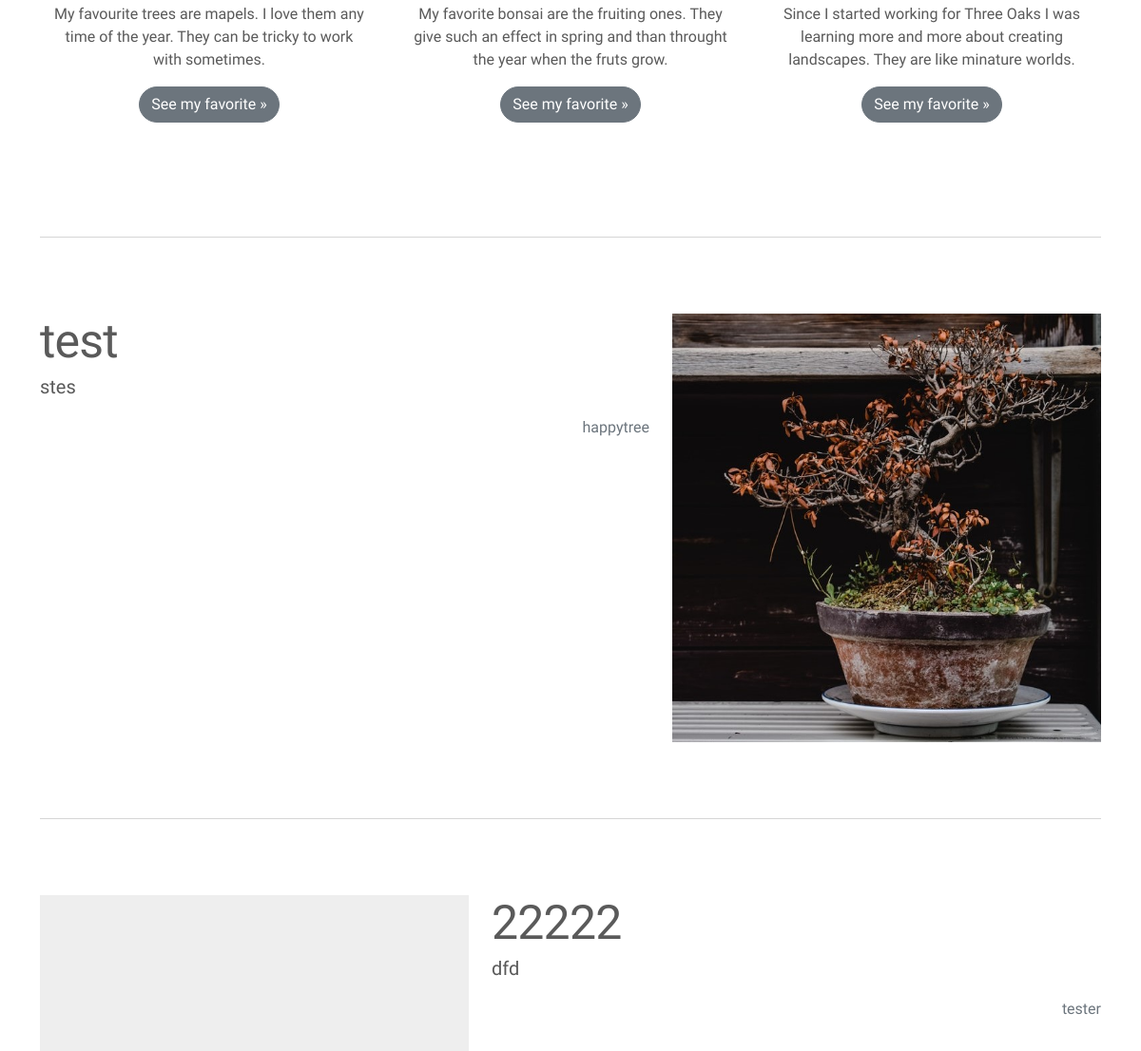
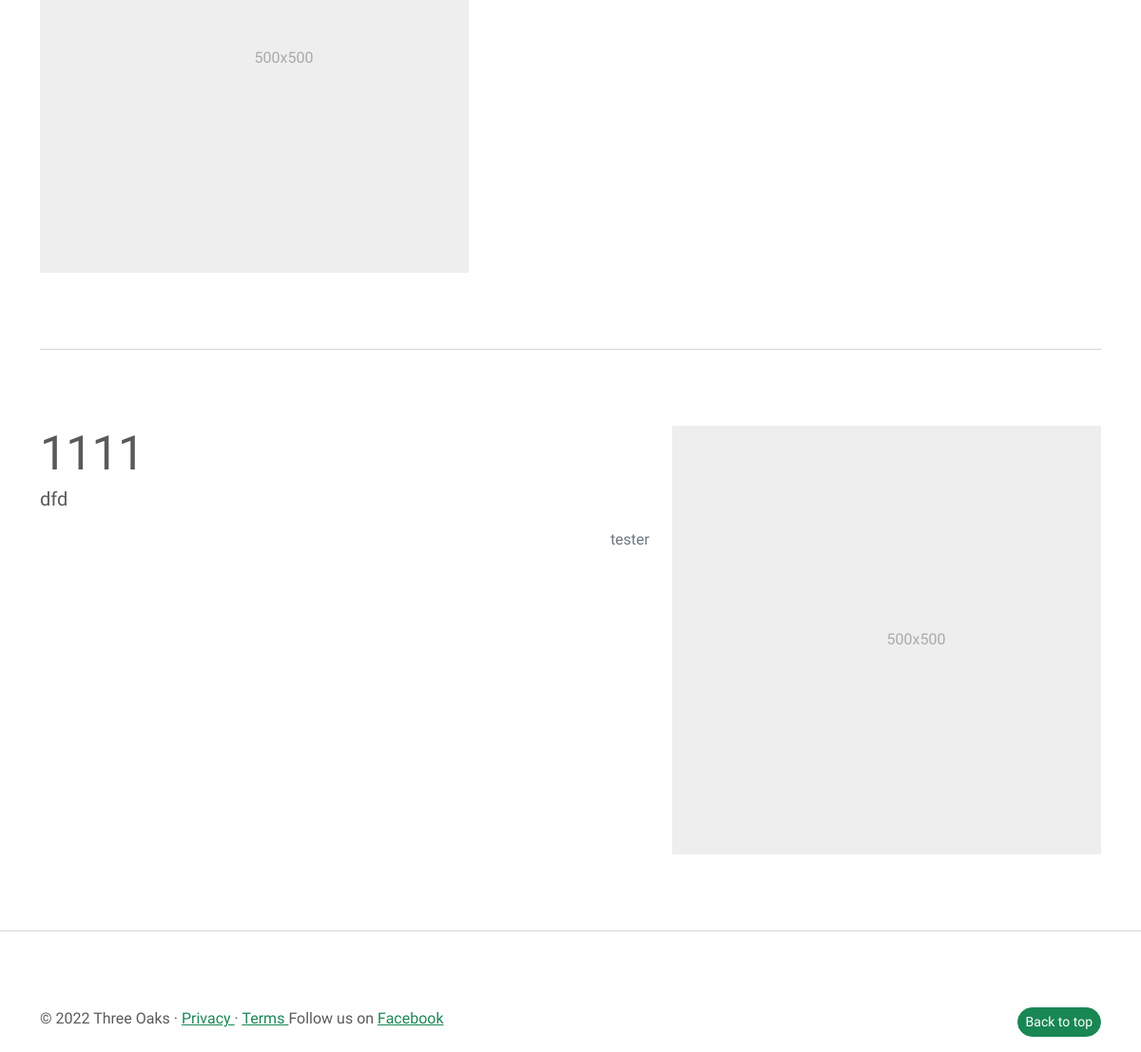
/ (lower part), run on an earlier commit of the app's database (2 pictures, top to bottom).
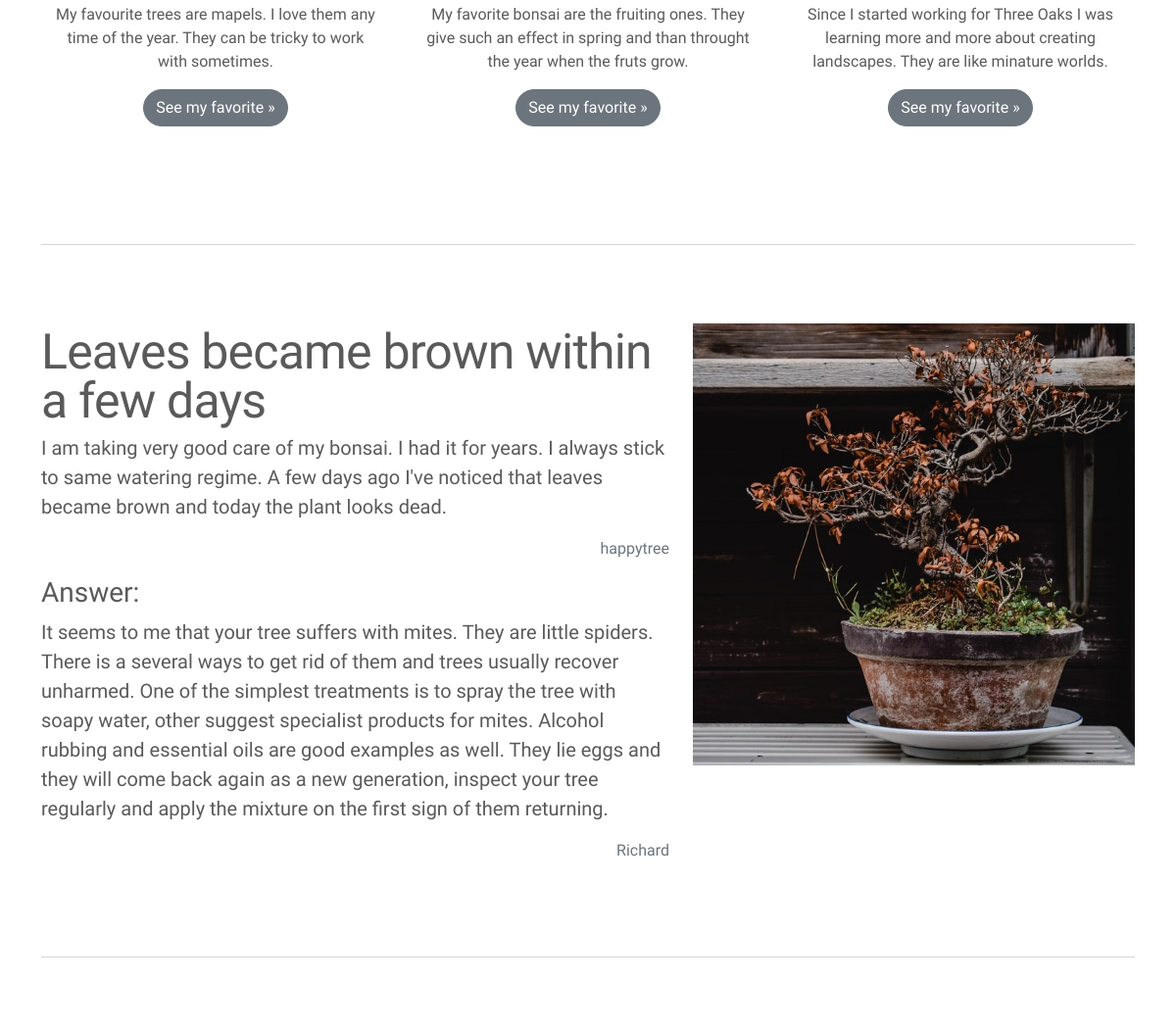
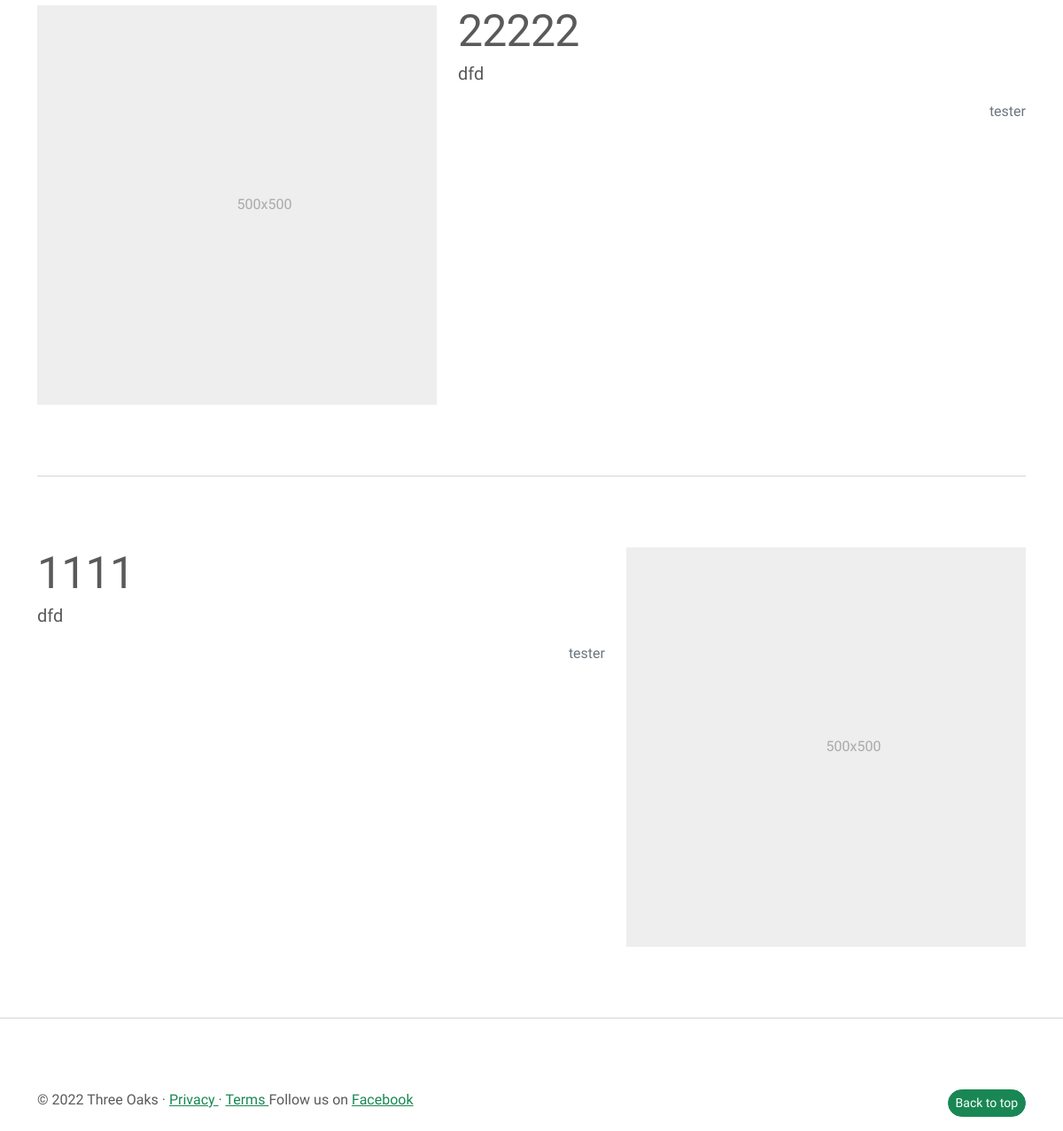
And on a later commit of the database (2 pictures, top to bottom).
### questions/models.py (models this page shows, shortened)
class Question(models.Model):
    header = models.CharField(max_length=254)
    detail = models.TextField()
    answer = models.TextField(blank=True)
    image_url = models.URLField(max_length=1024, null=True, blank=True)
    image = models.ImageField(null=True, blank=True)
    image_alt = models.CharField(max_length=254, null=True, blank=True)
    author = models.ForeignKey(User, on_delete=models.CASCADE,
                               related_name="questions")
    created_on = models.DateTimeField(auto_now=True, editable=False)
    updated_on = models.DateTimeField(auto_now=True, editable=False)
    status = models.IntegerField(choices=STATUS_CHOICES, default=0)
    class Meta:
        ordering = ['-created_on']

### home/views.py (the view)
# urls.py: path('', views.index_view, name='home'),
def index_view(request):
    questions = Question.objects.filter(status=1).order_by('-created_on')
    subscribed = False
    if request.user.is_authenticated:
        user = request.user
        if Subscriber.objects.filter(
                registered_user=user).filter(subscribed=True).exists():
            subscribed = True
    context = {
        'questions': questions,
        'subscribed': subscribed,
    }
    return render(request, 'home/index.html', context)

### trolley/contexts.py (called while the page is built, shortened)
def trolley_contents(request):
    trolley_items = []
    total = 0
    tree_count = 0
    trolley = request.session.get('trolley', {})
    if total < settings.FREE_DELIVERY_THRESHOLD:
        delivery = total * Decimal(settings.STANDARD_DELIVERY_PERCENTAGE / 100)
        free_delivery_delta = settings.FREE_DELIVERY_THRESHOLD - total
    else:
        delivery = 0
        free_delivery_delta = 0
    grand_total = delivery + total
    context = {
        'trolley_items': trolley_items,
        'total': total,
        'tree_count': tree_count,
        'delivery': delivery,
        'free_delivery_delta': free_delivery_delta,
        'free_delivery_threshold': settings.FREE_DELIVERY_THRESHOLD,
        'grand_total': grand_total,
    }
    return context

### home/templates/home/index.html (shortened to what this page needs)
{% extends "base.html" %}
{% load static %}
{% block extra_css %}
<link rel="stylesheet" href="{% static 'home/css/bootstrap-carusel.css' %}">
{% endblock %}
{% block content %}
<main>
  <div class="container marketing">
    <div class="row">
      <div class="col-lg-4">
        <p>My favourite trees are mapels. I love them any time of the year. They can be tricky to work with sometimes.
        </p>
        <p>
          <a class="btn btn-secondary rounded-pill" href="{% url 'all_trees' %}?q=acer">See my favorite &raquo;
          </a>
        </p>
      </div>
      <div class="col-lg-4">
        <p>My favorite bonsai are the fruiting ones. They give such an effect in spring and than throught the year when the fruts grow.
        </p>
        <p>
          <a class="btn btn-secondary rounded-pill" href="{% url 'all_trees' %}?feature=fruiting">See my favorite &raquo;
          </a>
        </p>
      </div>
      <div class="col-lg-4">
        <p>Since I started working for Three Oaks I was learning more and more about creating landscapes. They are like minature worlds.
        </p>
        <p>
          <a class="btn btn-secondary rounded-pill" href="{% url 'all_trees' %}?feature=landscape">See my favorite &raquo;
          </a>
        </p>
      </div>
    </div>
    <hr class="featurette-divider">
    <div class="row featurette">
      <div class="col-md-7">
        <h2 class="featurette-heading my-heading-font mt-1">{{ questions.0.header }}
        </h2>
        <p class="lead">{{ questions.0.detail }}
        </p>
        <div class="text-end">
          <p>
            <span class="text-muted"> {{ questions.0.author }}
            </span>
          </p>
        </div>
        {% if questions.0.answer %}
        <h3 class="my-heading-font">Answer:
        </h3>
        <p class="lead">{{ questions.0.answer }}
        </p>
        <div class="text-end">
          <p>
            <span class="text-muted">Richard
            </span>
          </p>
        </div>
        {% endif %}
      </div>
      <div class="col-md-5">
        {% if questions.0.image %}
        <img src="{{ questions.0.image.url }}" class="img-fluid"
             {% if questions.0.image_alt %}
             alt="{{ questions.0.image_alt }}"
             {% else %}
             alt="{{ questions.0.header }}"
             {% endif %}>
        {% endif %}
      </div>
    </div>
    <hr class="featurette-divider">
    <div class="row featurette">
      <div class="col-md-7 order-md-2">
        <h2 class="featurette-heading my-heading-font mt-1">{{ questions.1.header }}
        </h2>
        <p class="lead">{{ questions.1.detail }}
        </p>
        <div class="text-end">
          <p>
            <span class="text-muted"> {{ questions.1.author }}
            </span>
          </p>
        </div>
      </div>
      <div class="col-md-5 order-md-1">
        {% if questions.1.image %}
        <img src="{{ questions.1.image.url }}" class="img-fluid"
             {% if questions.1.image_alt %}
             alt="{{ questions.1.image_alt }}"
             {% else %}
             alt="{{ questions.1.header }}"
             {% endif %}>
        {% else %}
        <svg class="bd-placeholder-img bd-placeholder-img-lg featurette-image img-fluid mx-auto" width="500" height="500" xmlns="http://www.w3.org/2000/svg" role="img" aria-label="Placeholder: 500x500" preserveAspectRatio="xMidYMid slice" focusable="false">
          <text x="50%" y="50%" fill="#aaa" dy=".3em">500x500
          </text>
        </svg>
        {% endif %}
      </div>
    </div>
    <hr class="featurette-divider">
    <div class="row featurette">
      <div class="col-md-7">
        <h2 class="featurette-heading my-heading-font mt-1">{{ questions.2.header }}
        </h2>
        <p class="lead">{{ questions.2.detail }}
        </p>
        <div class="text-end">
          <p>
            <span class="text-muted"> {{ questions.2.author }}
            </span>
          </p>
        </div>
      </div>
      <div class="col-md-5">
        {% if questions.2.image %}
        <img src="{{ questions.2.image.url }}" class="img-fluid"
             {% if questions.2.image_alt %}
             alt="{{ questions.2.image_alt }}"
             {% else %}
             alt="{{ questions.2.header }}"
             {% endif %}>
        {% else %}
        <svg class="bd-placeholder-img bd-placeholder-img-lg featurette-image img-fluid mx-auto" width="500" height="500" xmlns="http://www.w3.org/2000/svg" role="img" aria-label="Placeholder: 500x500" preserveAspectRatio="xMidYMid slice" focusable="false">
          <text x="50%" y="50%" fill="#aaa" dy=".3em">500x500
          </text>
        </svg>
        {% endif %}
      </div>
    </div>
  </div>
</main>
{% endblock %}

### templates/base.html (shortened to what this page needs)
{% load static %}
<!doctype html>
<html lang="en" class="h-100">
  <head>
    {% block core_css %}
    <link href="https://cdn.jsdelivr.net/npm/bootstrap@5.0.2/dist/css/bootstrap.min.css" rel="stylesheet">
    <link rel="stylesheet" href="{% static 'css/base.css' %}">
    {% endblock %}
    {% block extra_css %}
    {% endblock %}
    {% block core_js %}
    <link rel="stylesheet" href="https://cdn.jsdelivr.net/npm/bootstrap-icons@1.8.1/font/bootstrap-icons.css">
    {% endblock %}
  </head>
  <body class="d-flex flex-column h-100">
    {% block content %}
    {% endblock %}
    <footer class="footer mt-auto">
      <hr class="featurette-divider">
      <div class="container">
        <p class="float-end">
          <a class="btn btn-success btn-sm rounded-pill text-white" href="#header">Back to top
          </a>
        </p>
        <p>&copy; 2022 Three Oaks &middot;
          <a class="text-success" href="{% url 'privacy' %}">Privacy
          </a> &middot;
          <a class="text-success" href="{% url 'terms' %}">Terms
          </a> Follow us on
          <a class="text-success" href="https://www.facebook.com/Three-Oaks-Bonsai-Shop-104778752226022/"
          rel="nofollow"
          target="_blank"
          aria-label="go to three oaks facebook page (opens in new window)">Facebook</a>
        </p>
      </div>
    </footer>
</body>
</html>

### static/css/base.css (style rules this page uses)
body { font-family: 'Kodchasan', sans-serif !important; }
.my-heading-font { font-family: 'Baumans', cursive; }
body { padding-bottom: 3rem; color: #5a5a5a; }
.featurette-divider { margin: 5rem 0; }
@media (min-width: 40em) { .featurette-heading { font-size: 50px; } }
@media (min-width: 62em) { .featurette-heading { margin-top: 7rem; } }

What changed in the data, as far as the page shows it:
changed Question "happytree": header "test" → "Leaves became brown within a few days"; detail "stes" → "I am taking very good care of my bonsai. I had it for years. I always stick to same watering regime. A few days ago I've noticed that leaves became brown and today the plant looks dead."; answer (not shown) → "It seems to me that your tree suffers with mites. They are little spiders. There is a several ways to get rid of them and trees usually recover unharmed. One of the simplest treatments is to spray the tree with soapy water, other suggest specialist products for mites. Alcohol rubbing and essential oils are good examples as well. They lie eggs and they will come back again as a new generation, inspect your tree regularly and apply the mixture on the first sign of them returning."
Also different on the page:
text now shown: "Answer: Richard"
